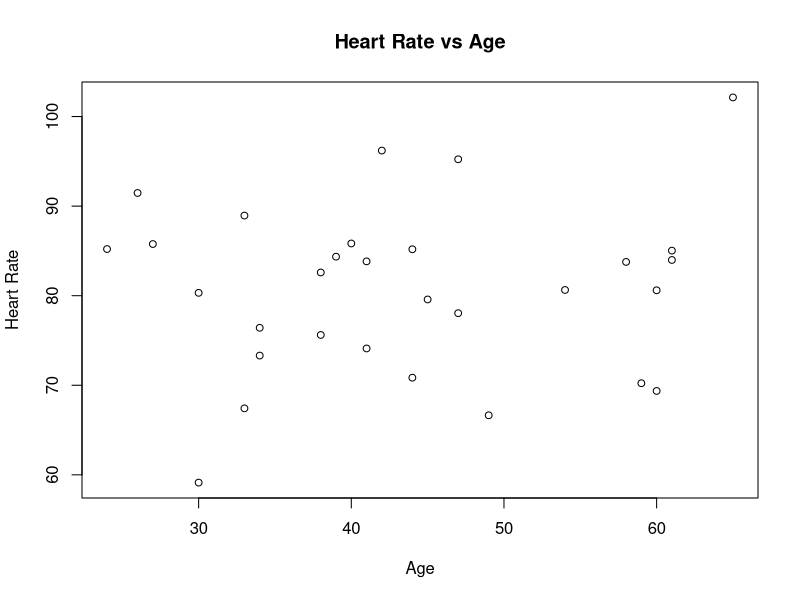
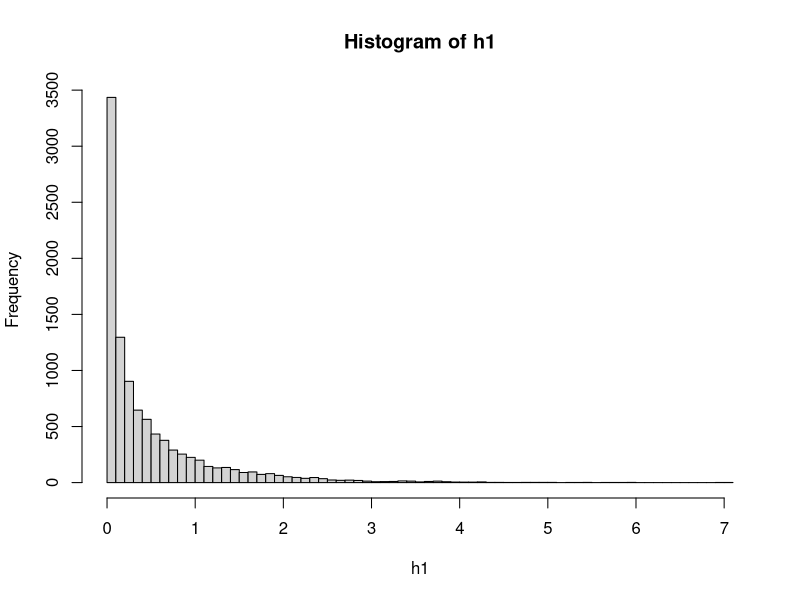
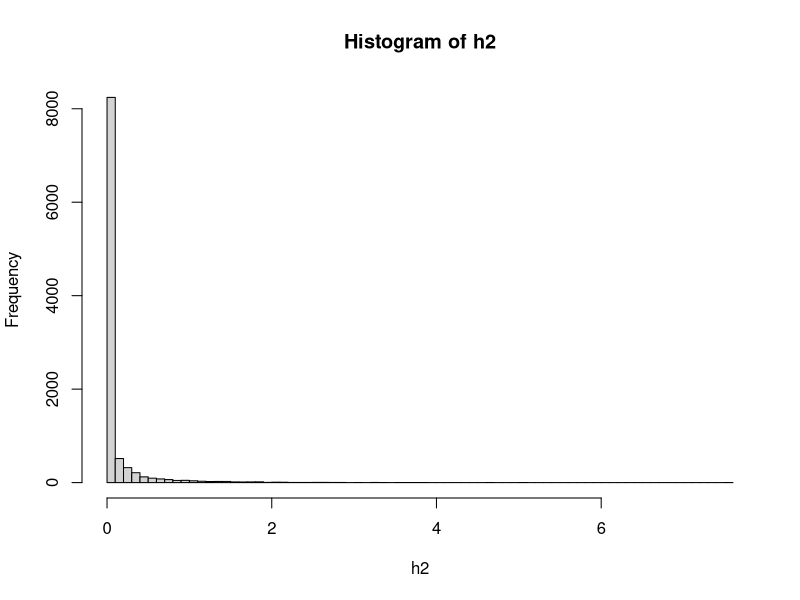
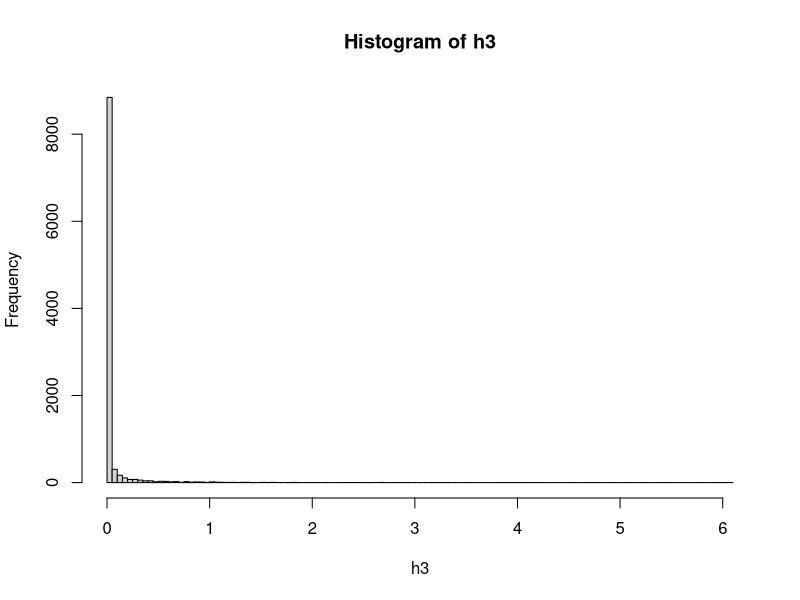
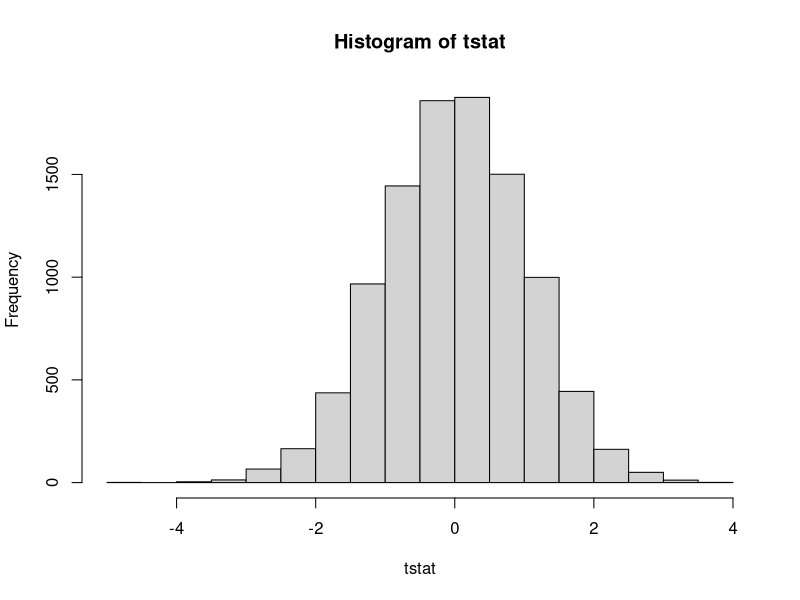
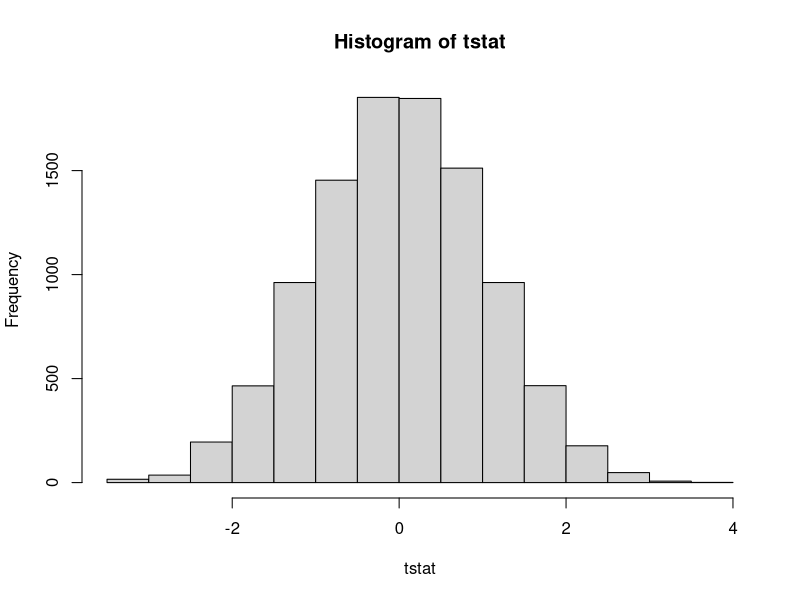
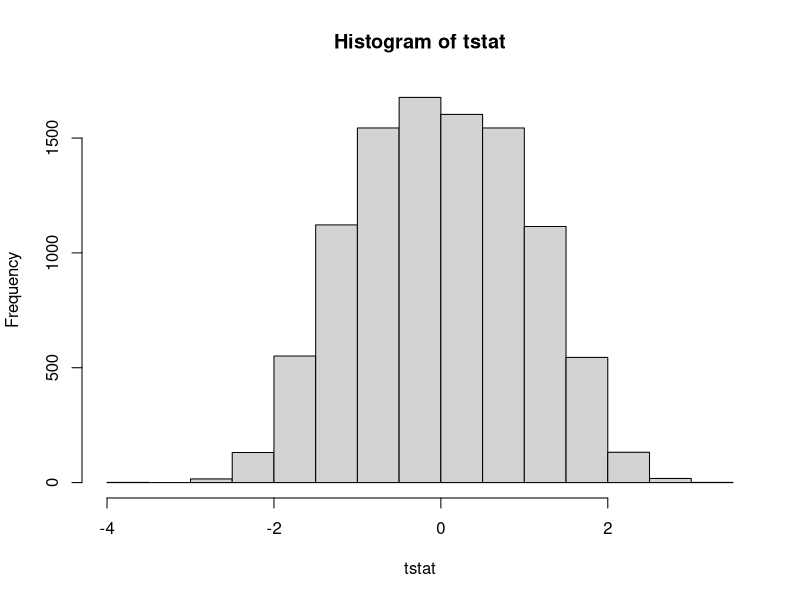
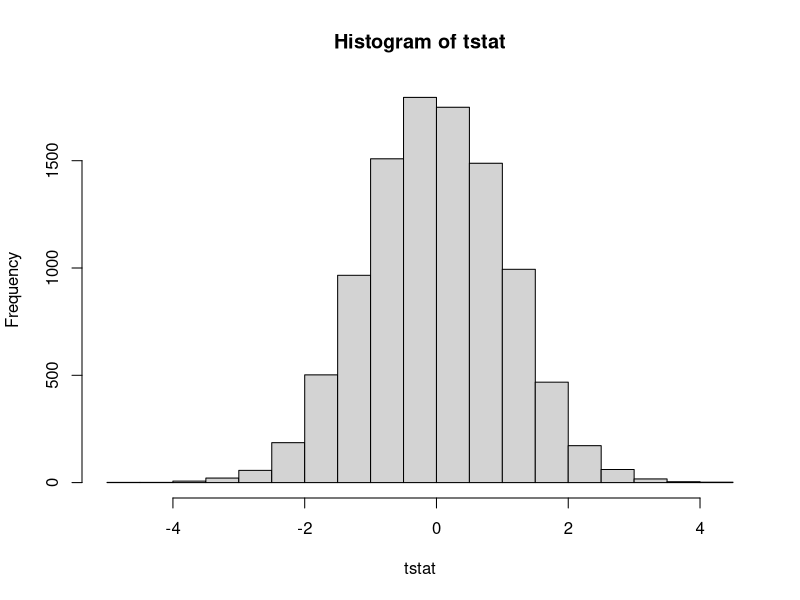

Reproduce these figures in R, in order.
## ---- chunk 1
n <- 30
coefs_age <- rep(0,1e4)
coefs_age2 <- rep(0,1e4)
for (i in 1:1e4) {
 Age=round(runif(n,min=18,max=70))
 Age2 <- Age^2
 HR <- 94-Age*0.5+Age2*0.0035+rnorm(n,sd=10)
 model <- lm(HR~Age+Age2)
 coefs_age[i] <- summary(model)$coefficients[2,1]
 coefs_age2[i] <- summary(model)$coefficients[3,1]

}
mean(coefs_age)
mean(coefs_age2)
summary(model)


## ---- chunk 2
n <- 30
ageee <- rep(0,1e4)
HRrr <- rep(0,1e4)
set.seed(104)
for (i in 1:1e4) {
 Age=round(runif(n,min=18,max=70))
 Age2 <- Age^2
 HR <- 94-Age*0.5+Age2*0.0035+rnorm(n,sd=10)
 model <- lm(HR~Age+Age2)
#ageee[i]<- mean(Age)
#HRrr[i]<- mean(HR)

}
plot(Age,HR, xlab='Age', ylab = 'Heart Rate', main = 'Heart Rate vs Age', cex=0.9)

## ---- chunk 3
n <- 30
p1 <- rep(0,1e4)
p2 <- rep(0,1e4)
for (i in 1:1e4) {
 Age=round(runif(n,min=18,max=70))
 Age2 <- Age^2
 HR <- 94-Age*0.5+Age2*0.0035+rnorm(n,sd=10)
 model <- lm(HR~Age+Age2)
 p1[i] <- summary(model)$coefficients[2,4]
 p2[i] <- summary(model)$coefficients[3,4]
}
sum(p1<0.05)/length(p1)
sum(p2<0.05)/length(p2)

## ---- chunk 4
n <- 30
p1 <- rep(0,1e4)
for (i in 1:1e4) {
 Age=round(runif(n,min=18,max=70))
 Age2 <- Age^2
 HR <- 94-Age*0.5+Age*0.0035+rnorm(n,sd=10)
 model <- lm(HR~Age)
 p1[i] <- summary(model)$coefficients[2,4]
}
sum(p1<0.05)/length(p1)
summary(model)

## ---- chunk 5

h1 <- rgamma(10000, shape = 0.5)
h2 <- rgamma(10000, shape =0.1)
h3 <- rgamma(10000, shape =0.05)

hist(h1,breaks=100)
hist(h2,breaks=100)
hist(h3,breaks=100)



## ---- chunk 6

tstat <- rep(1e4)
pvav <- rep(1e4)

for (i in 1:1e4) {
sim <- rgamma(30, shape = 1)
sim1 <- rgamma(30, shape = 1)

t <- t.test(sim,sim1)
tstat[i] <- t$statistic
pvav[i] <- t$p.value
}
hist(tstat)
sum(pvav<0.05)/length(pvav)
  
## ---- chunk 7
tstat <- rep(1e4)
pvav <- rep(1e4)

for (i in 1:1e4) {
sim <- rgamma(30, shape = 0.5)
sim1 <- rgamma(30, shape = 0.5)

t <- t.test(sim,sim1)
tstat[i] <- t$statistic
pvav[i] <- t$p.value
}
hist(tstat)
sum(pvav<0.05)/length(pvav)

tstat <- rep(1e4)
pvav <- rep(1e4)

for (i in 1:1e4) {
sim <- rgamma(30, shape = 0.1)
sim1 <- rgamma(30, shape = 0.1)

t <- t.test(sim,sim1)
tstat[i] <- t$statistic
pvav[i] <- t$p.value
}
hist(tstat)
sum(pvav<0.05)/length(pvav)
## ---- chunk 8
tstat <- rep(1e4)
pvav <- rep(1e4)

for (i in 1:1e4) {
sim <- rgamma(10, shape = 1)
sim1 <- rgamma(10, shape = 1)

t <- t.test(sim,sim1)
tstat[i] <- t$statistic
pvav[i] <- t$p.value
}
hist(tstat)
sum(pvav<0.05)/length(pvav)
tstat <- rep(1e4)
pvav <- rep(1e4)

for (i in 1:1e4) {
sim <- rgamma(10, shape = 0.5)
sim1 <- rgamma(10, shape = 0.5)

t <- t.test(sim,sim1)
tstat[i] <- t$statistic
pvav[i] <- t$p.value
}
hist(tstat)
sum(pvav<0.05)/length(pvav)
tstat <- rep(1e4)
pvav <- rep(1e4)

for (i in 1:1e4) {
sim <- rgamma(10, shape = 0.1)
sim1 <- rgamma(10, shape = 0.1)

t <- t.test(sim,sim1)
tstat[i] <- t$statistic
pvav[i] <- t$p.value
}
hist(tstat)
sum(pvav<0.05)/length(pvav)
## ---- chunk 9
ferret = read.csv("Ferret_Vaccine.csv", header = TRUE)
attach(ferret)
mean(Temperature)
sd(Temperature)

mean(Weight)
sd(Weight)

detach(ferret)

## ---- chunk 10
attach(ferret)

plot(Day[Ferret.ID==574],Temperature[Ferret.ID==574],type="l",xlab='Day',ylab = 'Temperature', ylim=c(100,105))
lines(Day[Ferret.ID==546],Temperature[Ferret.ID==546],lty = 2)
lines(Day[Ferret.ID==548],Temperature[Ferret.ID==548], lty = 3)

detach(ferret)
## ---- chunk 11

